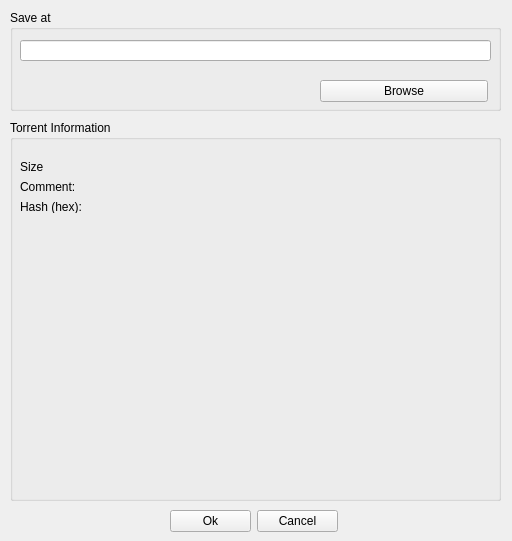
<?xml version="1.0" encoding="UTF-8"?>
<ui version="4.0">
 <class>AddTorrentDialog</class>
 <widget class="QWidget" name="AddTorrentDialog">
  <property name="geometry">
   <rect>
    <x>0</x>
    <y>0</y>
    <width>512</width>
    <height>541</height>
   </rect>
  </property>
  <property name="windowTitle">
   <string>Form</string>
  </property>
  <widget class="QGroupBox" name="groupBox_2">
   <property name="geometry">
    <rect>
     <x>10</x>
     <y>120</y>
     <width>491</width>
     <height>381</height>
    </rect>
   </property>
   <property name="title">
    <string>Torrent Information</string>
   </property>
   <widget class="QWidget" name="contentTree" native="true">
    <property name="geometry">
     <rect>
      <x>20</x>
      <y>120</y>
      <width>451</width>
      <height>251</height>
     </rect>
    </property>
   </widget>
   <widget class="QWidget" name="layoutWidget">
    <property name="geometry">
     <rect>
      <x>10</x>
      <y>40</y>
      <width>61</width>
      <height>53</height>
     </rect>
    </property>
    <layout class="QVBoxLayout" name="verticalLayout_2">
     <item>
      <widget class="QLabel" name="sizeLabel">
       <property name="text">
        <string>Size</string>
       </property>
      </widget>
     </item>
     <item>
      <widget class="QLabel" name="commentLabel">
       <property name="text">
        <string>Comment:</string>
       </property>
      </widget>
     </item>
     <item>
      <widget class="QLabel" name="hashLabel">
       <property name="text">
        <string>Hash (hex):</string>
       </property>
      </widget>
     </item>
    </layout>
   </widget>
   <widget class="QWidget" name="layoutWidget_2">
    <property name="geometry">
     <rect>
      <x>80</x>
      <y>40</y>
      <width>51</width>
      <height>53</height>
     </rect>
    </property>
    <layout class="QVBoxLayout" name="verticalLayout_3">
     <item>
      <widget class="QLabel" name="commentVal">
       <property name="text">
        <string/>
       </property>
      </widget>
     </item>
     <item>
      <widget class="QLabel" name="sizeVal">
       <property name="text">
        <string/>
       </property>
      </widget>
     </item>
     <item>
      <widget class="QLabel" name="hashVal">
       <property name="text">
        <string/>
       </property>
      </widget>
     </item>
    </layout>
   </widget>
  </widget>
  <widget class="QGroupBox" name="groupBox">
   <property name="geometry">
    <rect>
     <x>10</x>
     <y>10</y>
     <width>491</width>
     <height>101</height>
    </rect>
   </property>
   <property name="title">
    <string>Save at</string>
   </property>
   <widget class="QWidget" name="layoutWidget_3">
    <property name="geometry">
     <rect>
      <x>310</x>
      <y>70</y>
      <width>168</width>
      <height>23</height>
     </rect>
    </property>
    <layout class="QHBoxLayout" name="horizontalLayout_2">
     <item>
      <widget class="QPushButton" name="browse">
       <property name="text">
        <string>Browse</string>
       </property>
      </widget>
     </item>
    </layout>
   </widget>
   <widget class="QLineEdit" name="pathField">
    <property name="geometry">
     <rect>
      <x>10</x>
      <y>30</y>
      <width>471</width>
      <height>21</height>
     </rect>
    </property>
   </widget>
  </widget>
  <widget class="QWidget" name="layoutWidget_4">
   <property name="geometry">
    <rect>
     <x>170</x>
     <y>510</y>
     <width>168</width>
     <height>23</height>
    </rect>
   </property>
   <layout class="QHBoxLayout" name="horizontalLayout">
    <item>
     <widget class="QPushButton" name="buttonCreate">
      <property name="text">
       <string>Ok</string>
      </property>
     </widget>
    </item>
    <item>
     <widget class="QPushButton" name="buttonCancel">
      <property name="text">
       <string>Cancel</string>
      </property>
     </widget>
    </item>
   </layout>
  </widget>
 </widget>
 <resources/>
 <connections/>
</ui>
